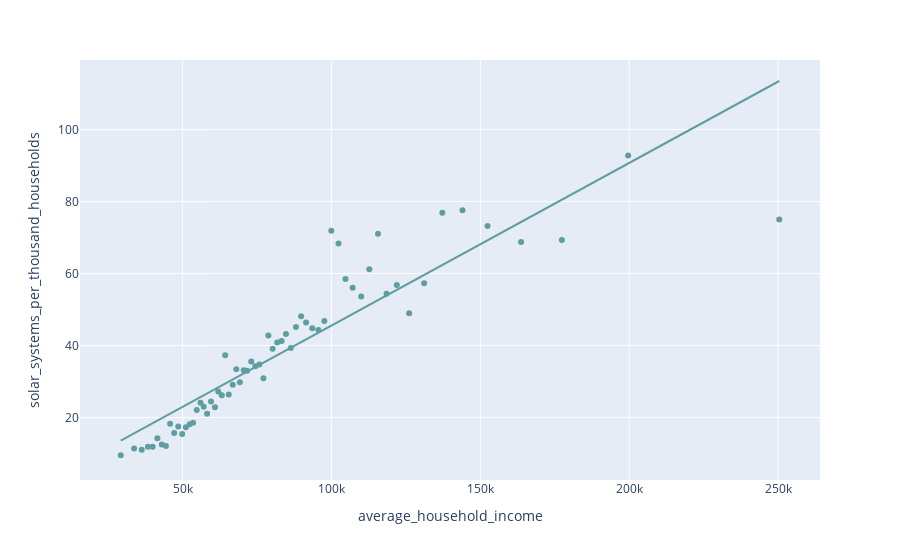

This figure's notebook cell:
### Code cell
import plotly.express as px
# Plot scatter data
def plot_scatter(df, x, y, color, image_name, ):
    fig = px.scatter(df, x=x, y=y, trendline="ols", trendline_color_override=color)
    fig.update_traces(marker=dict(color=color))
    fig.show()
    model = px.get_trendline_results(fig)
    results = model.iloc[0]["px_fit_results"]
    alpha = results.params[0]
    beta = results.params[1]
    p_beta = results.pvalues[1]
    r_squared = results.rsquared
    print("results: ", results)
    print("alpha: ", alpha)
    print("beta: ", beta)
    print("p_beta: ", p_beta)
    print("r_squared: ", r_squared)
    fig.write_image("figures/" + image_name + ".png", engine='kaleido')

plot_scatter(hi, 'average_household_income', 'solar_systems_per_thousand_households', 'CadetBlue', 'avg_income')

### Figure 1 — Plotly figure (JSON) as saved in the notebook; plotly's stock layout.template omitted (floating-point values rounded to 4 significant figures)
{"data": [{"hovertemplate": "average_household_income=%{x}<br>solar_systems_per_thousand_households=%{y}<extra></extra>", "legendgroup": "", "marker": {"color": "CadetBlue", "symbol": "circle"}, "mode": "markers", "name": "", "orientation": "v", "showlegend": false, "x": [29220.0, 33700.0, 36260.0, 38360.0, 39940.0, 41530.0, 43000.0, 44400.0, 45800.0, 47170.0, 48520.0, 49840.0, 51060.0, 52370.0, 53520.0, 54740.0, 56000.0, 57080.0, 58230.0, 59530.0, 60870.0, 61960.0, 63170.0, 64310.0, 65500.0, 66850.0, 68020.0, 69230.0, 70550.0, 71660.0, 73050.0, 74420.0, 75780.0, 77140.0, 78800.0, 80220.0, 81770.0, 83250.0, 84700.0, 86330.0, 88060.0, 89790.0, 91470.0, 93540.0, 95590.0, 97590.0, 99940.0, 102400.0, 104700.0, 107100.0, 110000.0, 112700.0, 115600.0, 118500.0, 121900.0, 126100.0, 131100.0, 137200.0, 144000.0, 152400.0, 163700.0, 177400.0, 199600.0, 250400.0], "xaxis": "x", "y": [9.547, 11.42, 11.07, 11.89, 11.89, 14.3, 12.55, 12.11, 18.28, 15.76, 17.56, 15.44, 17.29, 18.16, 18.58, 22.11, 24.12, 22.99, 21.08, 24.47, 22.86, 27.28, 26.19, 37.3, 26.42, 29.12, 33.43, 29.84, 33.13, 33.01, 35.57, 34.26, 34.77, 30.95, 42.79, 39.14, 40.85, 41.27, 43.25, 39.33, 45.17, 48.12, 46.41, 44.79, 44.34, 46.85, 71.91, 68.35, 58.53, 56.11, 53.66, 61.18, 71.04, 54.41, 56.81, 49.01, 57.3, 76.91, 77.6, 73.2, 68.75, 69.36, 92.81, 75.01], "yaxis": "y", "type": "scatter"}, {"hovertemplate": "<b>OLS trendline</b><br>solar_systems_per_thousand_households = 0.000451589 * average_household_income + 0.429605<br>R<sup>2</sup>=0.824480<br><br>average_household_income=%{x}<br>solar_systems_per_thousand_households=%{y} <b>(trend)</b><extra></extra>", "legendgroup": "", "line": {"color": "CadetBlue"}, "marker": {"color": "CadetBlue", "symbol": "circle"}, "mode": "lines", "name": "", "showlegend": false, "x": [29220.0, 33700.0, 36260.0, 38360.0, 39940.0, 41530.0, 43000.0, 44400.0, 45800.0, 47170.0, 48520.0, 49840.0, 51060.0, 52370.0, 53520.0, 54740.0, 56000.0, 57080.0, 58230.0, 59530.0, 60870.0, 61960.0, 63170.0, 64310.0, 65500.0, 66850.0, 68020.0, 69230.0, 70550.0, 71660.0, 73050.0, 74420.0, 75780.0, 77140.0, 78800.0, 80220.0, 81770.0, 83250.0, 84700.0, 86330.0, 88060.0, 89790.0, 91470.0, 93540.0, 95590.0, 97590.0, 99940.0, 102400.0, 104700.0, 107100.0, 110000.0, 112700.0, 115600.0, 118500.0, 121900.0, 126100.0, 131100.0, 137200.0, 144000.0, 152400.0, 163700.0, 177400.0, 199600.0, 250400.0], "xaxis": "x", "y": [13.62, 15.65, 16.81, 17.75, 18.47, 19.18, 19.85, 20.48, 21.11, 21.73, 22.34, 22.94, 23.49, 24.08, 24.6, 25.15, 25.72, 26.21, 26.72, 27.31, 27.92, 28.41, 28.96, 29.47, 30.01, 30.62, 31.15, 31.69, 32.29, 32.79, 33.42, 34.04, 34.65, 35.26, 36.01, 36.66, 37.36, 38.02, 38.68, 39.41, 40.2, 40.98, 41.73, 42.67, 43.6, 44.5, 45.56, 46.65, 47.71, 48.79, 50.09, 51.33, 52.64, 53.94, 55.5, 57.37, 59.64, 62.4, 65.46, 69.26, 74.35, 80.53, 90.58, 113.5], "yaxis": "y", "type": "scatter"}], "layout": {"xaxis": {"anchor": "y", "domain": [0.0, 1.0], "title": {"text": "average_household_income"}}, "yaxis": {"anchor": "x", "domain": [0.0, 1.0], "title": {"text": "solar_systems_per_thousand_households"}}, "legend": {"tracegroupgap": 0}, "margin": {"t": 60}}}
